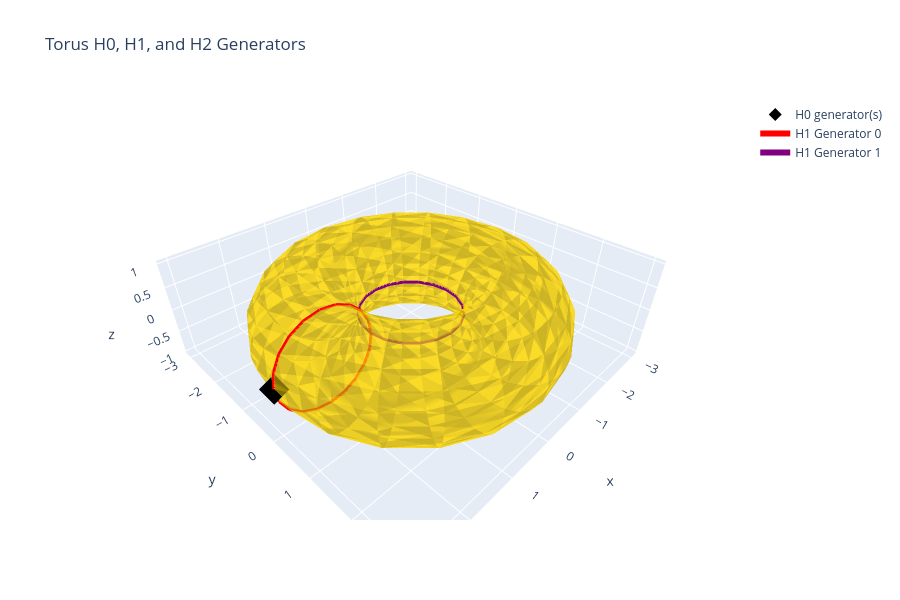

Write notebook code for a chart like this one.
### Markdown cell above
### Example 3.3: Visualizing Generators (Torus)

### Code cell
import gudhi

# Build a small Torus point cloud and complex
R, r = 2.0, 1.0
nu, nv = 20, 20
pts = []
simplices = []

def idx(i, j): return i * nv + j

for i in range(nu):
    u = 2.0 * np.pi * i / nu
    for j in range(nv):
        v = 2.0 * np.pi * j / nv
        pts.append([(R + r * np.cos(v)) * np.cos(u), (R + r * np.cos(v)) * np.sin(u), r * np.sin(v)])

for i in range(nu):
    ip = (i + 1) % nu
    for j in range(nv):
        jp = (j + 1) % nv
        a, b, c, d = idx(i, j), idx(ip, j), idx(ip, jp), idx(i, jp)
        simplices.extend([(a, b, c), (a, c, d)])

st = gudhi.SimplexTree()
for v in range(len(pts)):
    st.insert([v])
for s in simplices:
    st.insert(list(s))
pts = np.array(pts)
st = ps.SimplicialComplex.from_gudhi_simplex_tree(st)

# Extract Generators
h0 = compute_homology_basis_from_complex(st, dimension=0)
h1 = compute_optimal_h1_basis_from_complex(st, point_cloud=pts)
h2 = compute_homology_basis_from_complex(st, dimension=2, mode="valid")

print(f"H0 Generators Found: {h0.rank}")
print(f"H1 Generators Found: {h1.rank}")
print(f"H2 Generators Found: {h2.rank}")

# Plotting with Plotly
fig = go.Figure()
faces = [s for s in st.n_simplices(2) if len(s) == 3]

# Base semi-transparent surface
fig.add_trace(go.Mesh3d(
    x=pts[:,0], y=pts[:,1], z=pts[:,2],
    i=[f[0] for f in faces], j=[f[1] for f in faces], k=[f[2] for f in faces],
    opacity=0.1, color="lightblue", name="Base Surface"
))

# Plot H0 (vertices)
h0_vs = []
for gen in h0.generators:
    for simplex in gen.support_simplices:
        if len(simplex) == 1:
            h0_vs.append(int(simplex[0]))
h0_vs = list(set(h0_vs))
if h0_vs:
    fig.add_trace(go.Scatter3d(
        x=pts[h0_vs, 0], y=pts[h0_vs, 1], z=pts[h0_vs, 2],
        mode="markers", marker=dict(size=10, color="black", symbol="diamond"),
        name="H0 generator(s)"
    ))

# Plot H1 (cycles)
colors = ["red", "purple"]
for gi, gen in enumerate(h1.generators[:2]):
    edges = [tuple(sorted(e)) for e in gen.support_edges]
    xs, ys, zs = [], [], []
    for u, v in edges:
        xs.extend([pts[u,0], pts[v,0], None])
        ys.extend([pts[u,1], pts[v,1], None])
        zs.extend([pts[u,2], pts[v,2], None])
    fig.add_trace(go.Scatter3d(
        x=xs, y=ys, z=zs, mode="lines",
        line=dict(width=6, color=colors[gi]),
        name=f"H1 Generator {gi}"
    ))

# Plot H2 (cavities/faces)
h2_faces = []
for gen in h2.generators:
    for simplex in gen.support_simplices:
        if len(simplex) == 3:
            h2_faces.append(tuple(sorted(simplex)))
h2_faces = list(set(h2_faces))
if h2_faces:
    fig.add_trace(go.Mesh3d(
        x=pts[:, 0], y=pts[:, 1], z=pts[:, 2],
        i=[f[0] for f in h2_faces], j=[f[1] for f in h2_faces], k=[f[2] for f in h2_faces],
        opacity=0.6, color="gold", name="H2 generator support"
    ))

fig.update_layout(title="Torus H0, H1, and H2 Generators", height=600)
fig.show()

### Figure 1 — Plotly figure (JSON) as saved in the notebook; plotly's stock layout.template omitted (floating-point values rounded to 4 significant figures; data arrays with more than 128 entries replaced by an {"elided": "..."} marker saying what was removed)
{"data": [{"color": "lightblue", "i": {"elided": "800 int values"}, "j": {"elided": "800 int values"}, "k": {"elided": "800 int values"}, "name": "Base Surface", "opacity": 0.1, "x": {"elided": "400 float values"}, "y": {"elided": "400 float values"}, "z": {"elided": "400 float values"}, "type": "mesh3d"}, {"marker": {"color": "black", "size": 10, "symbol": "diamond"}, "mode": "markers", "name": "H0 generator(s)", "x": [3.0], "y": [0.0], "z": [0.0], "type": "scatter3d"}, {"line": {"color": "red", "width": 6}, "mode": "lines", "name": "H1 Generator 0", "x": [2.809, 2.588, null, 2.951, 2.809, null, 3.0, 2.951, null, 3.0, 2.951, null, 2.809, 2.951, null, 2.588, 2.809, null, 2.309, 2.588, null, 2.0, 2.309, null, 1.691, 2.0, null, 1.412, 1.691, null, 1.191, 1.412, null, 1.049, 1.191, null, 1.0, 1.049, null, 1.049, 1.0, null, 1.191, 1.049, null, 1.412, 1.191, null, 1.691, 1.412, null, 2.0, 1.691, null, 2.309, 2.0, null, 2.588, 2.309, null], "y": [0.0, 0.0, null, 0.0, 0.0, null, 0.0, 0.0, null, 0.0, 0.0, null, 0.0, 0.0, null, 0.0, 0.0, null, 0.0, 0.0, null, 0.0, 0.0, null, 0.0, 0.0, null, 0.0, 0.0, null, 0.0, 0.0, null, 0.0, 0.0, null, 0.0, 0.0, null, 0.0, 0.0, null, 0.0, 0.0, null, 0.0, 0.0, null, 0.0, 0.0, null, 0.0, 0.0, null, 0.0, 0.0, null, 0.0, 0.0, null], "z": [0.5878, 0.809, null, 0.309, 0.5878, null, 0.0, 0.309, null, 0.0, -0.309, null, -0.5878, -0.309, null, -0.809, -0.5878, null, -0.9511, -0.809, null, -1.0, -0.9511, null, -0.9511, -1.0, null, -0.809, -0.9511, null, -0.5878, -0.809, null, -0.309, -0.5878, null, 1.225e-16, -0.309, null, 0.309, 1.225e-16, null, 0.5878, 0.309, null, 0.809, 0.5878, null, 0.9511, 0.809, null, 1.0, 0.9511, null, 0.9511, 1.0, null, 0.809, 0.9511, null], "type": "scatter3d"}, {"line": {"color": "purple", "width": 6}, "mode": "lines", "name": "H1 Generator 1", "x": [-1.0, -0.9511, null, -0.9511, -1.0, null, -0.809, -0.9511, null, -0.5878, -0.809, null, -0.309, -0.5878, null, 6.123e-17, -0.309, null, 0.309, 6.123e-17, null, 0.5878, 0.309, null, 0.809, 0.5878, null, 0.9511, 0.809, null, 1.0, 0.9511, null, 1.0, 0.9511, null, 0.809, 0.9511, null, 0.5878, 0.809, null, 0.309, 0.5878, null, -1.837e-16, 0.309, null, -0.309, -1.837e-16, null, -0.5878, -0.309, null, -0.809, -0.5878, null, -0.9511, -0.809, null], "y": [1.225e-16, -0.309, null, 0.309, 1.225e-16, null, 0.5878, 0.309, null, 0.809, 0.5878, null, 0.9511, 0.809, null, 1.0, 0.9511, null, 0.9511, 1.0, null, 0.809, 0.9511, null, 0.5878, 0.809, null, 0.309, 0.5878, null, 0.0, 0.309, null, 0.0, -0.309, null, -0.5878, -0.309, null, -0.809, -0.5878, null, -0.9511, -0.809, null, -1.0, -0.9511, null, -0.9511, -1.0, null, -0.809, -0.9511, null, -0.5878, -0.809, null, -0.309, -0.5878, null], "z": [1.225e-16, 1.225e-16, null, 1.225e-16, 1.225e-16, null, 1.225e-16, 1.225e-16, null, 1.225e-16, 1.225e-16, null, 1.225e-16, 1.225e-16, null, 1.225e-16, 1.225e-16, null, 1.225e-16, 1.225e-16, null, 1.225e-16, 1.225e-16, null, 1.225e-16, 1.225e-16, null, 1.225e-16, 1.225e-16, null, 1.225e-16, 1.225e-16, null, 1.225e-16, 1.225e-16, null, 1.225e-16, 1.225e-16, null, 1.225e-16, 1.225e-16, null, 1.225e-16, 1.225e-16, null, 1.225e-16, 1.225e-16, null, 1.225e-16, 1.225e-16, null, 1.225e-16, 1.225e-16, null, 1.225e-16, 1.225e-16, null, 1.225e-16, 1.225e-16, null], "type": "scatter3d"}, {"color": "gold", "i": {"elided": "800 int values"}, "j": {"elided": "800 int values"}, "k": {"elided": "800 int values"}, "name": "H2 generator support", "opacity": 0.6, "x": {"elided": "400 float values"}, "y": {"elided": "400 float values"}, "z": {"elided": "400 float values"}, "type": "mesh3d"}], "layout": {"title": {"text": "Torus H0, H1, and H2 Generators"}, "height": 600}}
